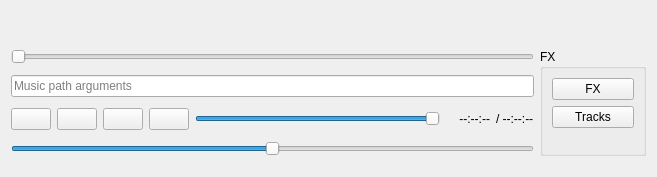
<?xml version="1.0" encoding="UTF-8"?>
<ui version="4.0">
 <class>MultiMusicItem</class>
 <widget class="QWidget" name="MultiMusicItem">
  <property name="geometry">
   <rect>
    <x>0</x>
    <y>0</y>
    <width>657</width>
    <height>177</height>
   </rect>
  </property>
  <property name="minimumSize">
   <size>
    <width>657</width>
    <height>0</height>
   </size>
  </property>
  <property name="windowTitle">
   <string>Form</string>
  </property>
  <layout class="QGridLayout" name="gridLayout" columnstretch="0,0,0,0,10000,0,0,0,0,1000,0">
   <item row="4" column="0" colspan="9">
    <widget class="QSlider" name="tempo">
     <property name="minimum">
      <number>-100</number>
     </property>
     <property name="maximum">
      <number>100</number>
     </property>
     <property name="orientation">
      <enum>Qt::Horizontal</enum>
     </property>
    </widget>
   </item>
   <item row="3" column="0">
    <widget class="QPushButton" name="stop">
     <property name="text">
      <string notr="true"/>
     </property>
     <property name="icon">
      <iconset resource="../_resources/musicplayer.qrc">
       <normaloff>:/buttons/stop.png</normaloff>:/buttons/stop.png</iconset>
     </property>
    </widget>
   </item>
   <item row="3" column="1">
    <widget class="QPushButton" name="playpause">
     <property name="text">
      <string notr="true"/>
     </property>
     <property name="icon">
      <iconset resource="../_resources/musicplayer.qrc">
       <normaloff>:/buttons/play.png</normaloff>:/buttons/play.png</iconset>
     </property>
    </widget>
   </item>
   <item row="3" column="6" colspan="2">
    <widget class="QLabel" name="playingTimeLabel">
     <property name="text">
      <string>--:--:--</string>
     </property>
     <property name="alignment">
      <set>Qt::AlignRight|Qt::AlignTrailing|Qt::AlignVCenter</set>
     </property>
    </widget>
   </item>
   <item row="3" column="4">
    <widget class="QSlider" name="musicVolume">
     <property name="maximum">
      <number>128</number>
     </property>
     <property name="value">
      <number>128</number>
     </property>
     <property name="orientation">
      <enum>Qt::Horizontal</enum>
     </property>
    </widget>
   </item>
   <item row="3" column="8">
    <widget class="QLabel" name="playingTimeLenghtLabel">
     <property name="text">
      <string>/ --:--:--</string>
     </property>
    </widget>
   </item>
   <item row="3" column="2">
    <widget class="QPushButton" name="playFadeIn">
     <property name="text">
      <string notr="true"/>
     </property>
     <property name="icon">
      <iconset resource="../_resources/musicplayer.qrc">
       <normaloff>:/buttons/play_fadein.png</normaloff>:/buttons/play_fadein.png</iconset>
     </property>
    </widget>
   </item>
   <item row="3" column="5">
    <widget class="QLabel" name="musicType">
     <property name="text">
      <string notr="true">&lt;unk&gt;</string>
     </property>
    </widget>
   </item>
   <item row="3" column="3">
    <widget class="QPushButton" name="stopFadeOut">
     <property name="text">
      <string notr="true"/>
     </property>
     <property name="icon">
      <iconset resource="../_resources/musicplayer.qrc">
       <normaloff>:/buttons/stop_fadeout.png</normaloff>:/buttons/stop_fadeout.png</iconset>
     </property>
    </widget>
   </item>
   <item row="0" column="9">
    <spacer name="horizontalSpacer">
     <property name="orientation">
      <enum>Qt::Horizontal</enum>
     </property>
     <property name="sizeHint" stdset="0">
      <size>
       <width>40</width>
       <height>20</height>
      </size>
     </property>
    </spacer>
   </item>
   <item row="0" column="10">
    <widget class="QPushButton" name="closeMusic">
     <property name="enabled">
      <bool>true</bool>
     </property>
     <property name="text">
      <string notr="true"/>
     </property>
     <property name="icon">
      <iconset resource="../_resources/musicplayer.qrc">
       <normaloff>:/buttons/close.png</normaloff>:/buttons/close.png</iconset>
     </property>
     <property name="flat">
      <bool>true</bool>
     </property>
    </widget>
   </item>
   <item row="1" column="9" rowspan="4" colspan="2">
    <widget class="QGroupBox" name="fx">
     <property name="title">
      <string>FX</string>
     </property>
     <layout class="QGridLayout" name="gridLayout_2">
      <item row="0" column="0">
       <widget class="QPushButton" name="showMusicFX">
        <property name="text">
         <string>FX</string>
        </property>
       </widget>
      </item>
      <item row="2" column="0">
       <spacer name="verticalSpacer">
        <property name="orientation">
         <enum>Qt::Vertical</enum>
        </property>
        <property name="sizeHint" stdset="0">
         <size>
          <width>20</width>
          <height>0</height>
         </size>
        </property>
       </spacer>
      </item>
      <item row="1" column="0">
       <widget class="QPushButton" name="showTracksOnOff">
        <property name="text">
         <string>Tracks</string>
        </property>
       </widget>
      </item>
     </layout>
    </widget>
   </item>
   <item row="0" column="0" colspan="9">
    <widget class="QLabel" name="musicTitle">
     <property name="text">
      <string notr="true">&lt;unk&gt;</string>
     </property>
    </widget>
   </item>
   <item row="2" column="0" colspan="9">
    <widget class="QLineEdit" name="pathArgs">
     <property name="placeholderText">
      <string>Music path arguments</string>
     </property>
    </widget>
   </item>
   <item row="1" column="0" colspan="9">
    <widget class="QSlider" name="musicPosition">
     <property name="orientation">
      <enum>Qt::Horizontal</enum>
     </property>
    </widget>
   </item>
  </layout>
 </widget>
 <resources>
  <include location="../_resources/musicplayer.qrc"/>
 </resources>
 <connections/>
</ui>
